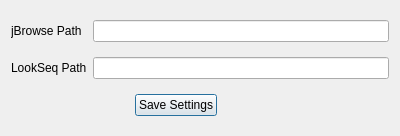
<?xml version="1.0" encoding="UTF-8"?>
<ui version="4.0">
 <class>JBrowseSettingDialog</class>
 <widget class="QDialog" name="JBrowseSettingDialog">
  <property name="geometry">
   <rect>
    <x>0</x>
    <y>0</y>
    <width>400</width>
    <height>136</height>
   </rect>
  </property>
  <property name="windowTitle">
   <string>SVAMP : BAM Viewer Path Setting</string>
  </property>
  <layout class="QGridLayout" name="gridLayout">
   <item row="0" column="0">
    <widget class="QLabel" name="label_jbrowse">
     <property name="text">
      <string>jBrowse Path</string>
     </property>
    </widget>
   </item>
   <item row="0" column="1" colspan="3">
    <widget class="QLineEdit" name="lineEdit_jbrowsefile"/>
   </item>
   <item row="1" column="0">
    <widget class="QLabel" name="label_lookseq">
     <property name="text">
      <string>LookSeq Path</string>
     </property>
    </widget>
   </item>
   <item row="1" column="1" colspan="3">
    <widget class="QLineEdit" name="lineEdit_lookseq"/>
   </item>
   <item row="2" column="0" colspan="2">
    <spacer name="horizontalSpacer">
     <property name="orientation">
      <enum>Qt::Horizontal</enum>
     </property>
     <property name="sizeHint" stdset="0">
      <size>
       <width>118</width>
       <height>20</height>
      </size>
     </property>
    </spacer>
   </item>
   <item row="2" column="2">
    <widget class="QPushButton" name="pushButton_ok">
     <property name="text">
      <string>Save Settings</string>
     </property>
    </widget>
   </item>
   <item row="2" column="3">
    <spacer name="horizontalSpacer_2">
     <property name="orientation">
      <enum>Qt::Horizontal</enum>
     </property>
     <property name="sizeHint" stdset="0">
      <size>
       <width>117</width>
       <height>20</height>
      </size>
     </property>
    </spacer>
   </item>
  </layout>
 </widget>
 <resources/>
 <connections/>
</ui>
